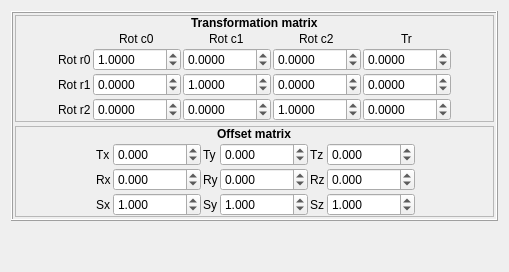
     <widget class="QWidget" name="tModel">
      <attribute name="title">
       <string>Model</string>
      </attribute>
      <layout class="QVBoxLayout" name="verticalLayout_5">
       <item>
        <widget class="QFrame" name="gbCloudSettings">
         <property name="maximumSize">
          <size>
           <width>16777215</width>
           <height>16777215</height>
          </size>
         </property>
         <property name="frameShape">
          <enum>QFrame::Box</enum>
         </property>
         <property name="frameShadow">
          <enum>QFrame::Raised</enum>
         </property>
         <layout class="QVBoxLayout" name="verticalLayout_4">
          <property name="spacing">
           <number>2</number>
          </property>
          <property name="leftMargin">
           <number>2</number>
          </property>
          <property name="topMargin">
           <number>2</number>
          </property>
          <property name="rightMargin">
           <number>2</number>
          </property>
          <property name="bottomMargin">
           <number>2</number>
          </property>
          <item>
           <widget class="QFrame" name="frame_7">
            <property name="frameShape">
             <enum>QFrame::StyledPanel</enum>
            </property>
            <property name="frameShadow">
             <enum>QFrame::Raised</enum>
            </property>
            <layout class="QGridLayout" name="gridLayout_8">
             <property name="leftMargin">
              <number>0</number>
             </property>
             <property name="topMargin">
              <number>0</number>
             </property>
             <property name="rightMargin">
              <number>0</number>
             </property>
             <property name="bottomMargin">
              <number>0</number>
             </property>
             <property name="spacing">
              <number>2</number>
             </property>
             <item row="2" column="6">
              <spacer name="horizontalSpacer_7">
               <property name="orientation">
                <enum>Qt::Horizontal</enum>
               </property>
               <property name="sizeHint" stdset="0">
                <size>
                 <width>40</width>
                 <height>20</height>
                </size>
               </property>
              </spacer>
             </item>
             <item row="1" column="3" alignment="Qt::AlignHCenter">
              <widget class="QLabel" name="label_47">
               <property name="text">
                <string>Rot c1</string>
               </property>
              </widget>
             </item>
             <item row="1" column="5" alignment="Qt::AlignHCenter">
              <widget class="QLabel" name="label_49">
               <property name="text">
                <string>Tr</string>
               </property>
              </widget>
             </item>
             <item row="1" column="4" alignment="Qt::AlignHCenter">
              <widget class="QLabel" name="label_48">
               <property name="text">
                <string>Rot c2</string>
               </property>
              </widget>
             </item>
             <item row="2" column="2">
              <widget class="QDoubleSpinBox" name="dsbT00">
               <property name="decimals">
                <number>4</number>
               </property>
               <property name="minimum">
                <double>-1000.000000000000000</double>
               </property>
               <property name="maximum">
                <double>1000.000000000000000</double>
               </property>
               <property name="singleStep">
                <double>0.100000000000000</double>
               </property>
               <property name="value">
                <double>1.000000000000000</double>
               </property>
              </widget>
             </item>
             <item row="3" column="2">
              <widget class="QDoubleSpinBox" name="dsbT10">
               <property name="decimals">
                <number>4</number>
               </property>
               <property name="minimum">
                <double>-1000.000000000000000</double>
               </property>
               <property name="maximum">
                <double>1000.000000000000000</double>
               </property>
               <property name="singleStep">
                <double>0.100000000000000</double>
               </property>
              </widget>
             </item>
             <item row="2" column="3">
              <widget class="QDoubleSpinBox" name="dsbT01">
               <property name="decimals">
                <number>4</number>
               </property>
               <property name="minimum">
                <double>-1000.000000000000000</double>
               </property>
               <property name="maximum">
                <double>1000.000000000000000</double>
               </property>
               <property name="singleStep">
                <double>0.100000000000000</double>
               </property>
              </widget>
             </item>
             <item row="2" column="4">
              <widget class="QDoubleSpinBox" name="dsbT02">
               <property name="decimals">
                <number>4</number>
               </property>
               <property name="minimum">
                <double>-1000.000000000000000</double>
               </property>
               <property name="maximum">
                <double>1000.000000000000000</double>
               </property>
               <property name="singleStep">
                <double>0.100000000000000</double>
               </property>
              </widget>
             </item>
             <item row="4" column="2">
              <widget class="QDoubleSpinBox" name="dsbT20">
               <property name="decimals">
                <number>4</number>
               </property>
               <property name="minimum">
                <double>-1000.000000000000000</double>
               </property>
               <property name="maximum">
                <double>1000.000000000000000</double>
               </property>
               <property name="singleStep">
                <double>0.100000000000000</double>
               </property>
              </widget>
             </item>
             <item row="3" column="4">
              <widget class="QDoubleSpinBox" name="dsbT12">
               <property name="decimals">
                <number>4</number>
               </property>
               <property name="minimum">
                <double>-1000.000000000000000</double>
               </property>
               <property name="maximum">
                <double>1000.000000000000000</double>
               </property>
               <property name="singleStep">
                <double>0.100000000000000</double>
               </property>
              </widget>
             </item>
             <item row="3" column="3">
              <widget class="QDoubleSpinBox" name="dsbT11">
               <property name="decimals">
                <number>4</number>
               </property>
               <property name="minimum">
                <double>-1000.000000000000000</double>
               </property>
               <property name="maximum">
                <double>1000.000000000000000</double>
               </property>
               <property name="singleStep">
                <double>0.100000000000000</double>
               </property>
               <property name="value">
                <double>1.000000000000000</double>
               </property>
              </widget>
             </item>
             <item row="4" column="5">
              <widget class="QDoubleSpinBox" name="dsbT23">
               <property name="decimals">
                <number>4</number>
               </property>
               <property name="minimum">
                <double>-1000.000000000000000</double>
               </property>
               <property name="maximum">
                <double>1000.000000000000000</double>
               </property>
               <property name="singleStep">
                <double>0.010000000000000</double>
               </property>
               <property name="value">
                <double>0.000000000000000</double>
               </property>
              </widget>
             </item>
             <item row="3" column="5">
              <widget class="QDoubleSpinBox" name="dsbT13">
               <property name="decimals">
                <number>4</number>
               </property>
               <property name="minimum">
                <double>-1000.000000000000000</double>
               </property>
               <property name="maximum">
                <double>1000.000000000000000</double>
               </property>
               <property name="singleStep">
                <double>0.010000000000000</double>
               </property>
               <property name="value">
                <double>0.000000000000000</double>
               </property>
              </widget>
             </item>
             <item row="4" column="3">
              <widget class="QDoubleSpinBox" name="dsbT21">
               <property name="decimals">
                <number>4</number>
               </property>
               <property name="minimum">
                <double>-1000.000000000000000</double>
               </property>
               <property name="maximum">
                <double>1000.000000000000000</double>
               </property>
               <property name="singleStep">
                <double>0.100000000000000</double>
               </property>
              </widget>
             </item>
             <item row="4" column="4">
              <widget class="QDoubleSpinBox" name="dsbT22">
               <property name="decimals">
                <number>4</number>
               </property>
               <property name="minimum">
                <double>-1000.000000000000000</double>
               </property>
               <property name="maximum">
                <double>1000.000000000000000</double>
               </property>
               <property name="singleStep">
                <double>0.100000000000000</double>
               </property>
               <property name="value">
                <double>1.000000000000000</double>
               </property>
              </widget>
             </item>
             <item row="2" column="1">
              <widget class="QLabel" name="label_43">
               <property name="text">
                <string>Rot r0</string>
               </property>
              </widget>
             </item>
             <item row="1" column="2" alignment="Qt::AlignHCenter">
              <widget class="QLabel" name="label_46">
               <property name="text">
                <string>Rot c0</string>
               </property>
              </widget>
             </item>
             <item row="3" column="1">
              <widget class="QLabel" name="label_44">
               <property name="text">
                <string>Rot r1</string>
               </property>
              </widget>
             </item>
             <item row="2" column="5">
              <widget class="QDoubleSpinBox" name="dsbT03">
               <property name="decimals">
                <number>4</number>
               </property>
               <property name="minimum">
                <double>-1000.000000000000000</double>
               </property>
               <property name="maximum">
                <double>1000.000000000000000</double>
               </property>
               <property name="singleStep">
                <double>0.010000000000000</double>
               </property>
               <property name="value">
                <double>0.000000000000000</double>
               </property>
              </widget>
             </item>
             <item row="2" column="0">
              <spacer name="horizontalSpacer_11">
               <property name="orientation">
                <enum>Qt::Horizontal</enum>
               </property>
               <property name="sizeHint" stdset="0">
                <size>
                 <width>40</width>
                 <height>20</height>
                </size>
               </property>
              </spacer>
             </item>
             <item row="0" column="0" colspan="7" alignment="Qt::AlignHCenter">
              <widget class="QLabel" name="label_42">
               <property name="text">
                <string>&lt;b&gt;Transformation matrix&lt;/b&gt;</string>
               </property>
              </widget>
             </item>
             <item row="4" column="1">
              <widget class="QLabel" name="label_45">
               <property name="text">
                <string>Rot r2</string>
               </property>
              </widget>
             </item>
            </layout>
           </widget>
          </item>
          <item>
           <widget class="Line" name="line_4">
            <property name="orientation">
             <enum>Qt::Vertical</enum>
            </property>
           </widget>
          </item>
          <item>
           <widget class="QFrame" name="frame_5">
            <property name="minimumSize">
             <size>
              <width>0</width>
              <height>0</height>
             </size>
            </property>
            <property name="frameShape">
             <enum>QFrame::StyledPanel</enum>
            </property>
            <property name="frameShadow">
             <enum>QFrame::Raised</enum>
            </property>
            <layout class="QGridLayout" name="gridLayout_6">
             <property name="leftMargin">
              <number>0</number>
             </property>
             <property name="topMargin">
              <number>0</number>
             </property>
             <property name="rightMargin">
              <number>0</number>
             </property>
             <property name="bottomMargin">
              <number>0</number>
             </property>
             <property name="spacing">
              <number>2</number>
             </property>
             <item row="2" column="3">
              <widget class="QDoubleSpinBox" name="dsbRx">
               <property name="enabled">
                <bool>true</bool>
               </property>
               <property name="decimals">
                <number>3</number>
               </property>
               <property name="minimum">
                <double>-10000.000000000000000</double>
               </property>
               <property name="maximum">
                <double>10000.000000000000000</double>
               </property>
               <property name="singleStep">
                <double>0.050000000000000</double>
               </property>
              </widget>
             </item>
             <item row="2" column="4">
              <widget class="QLabel" name="label_13">
               <property name="text">
                <string>Ry</string>
               </property>
              </widget>
             </item>
             <item row="2" column="2">
              <widget class="QLabel" name="label_8">
               <property name="text">
                <string>Rx</string>
               </property>
              </widget>
             </item>
             <item row="2" column="5">
              <widget class="QDoubleSpinBox" name="dsbRy">
               <property name="enabled">
                <bool>true</bool>
               </property>
               <property name="decimals">
                <number>3</number>
               </property>
               <property name="minimum">
                <double>-10000.000000000000000</double>
               </property>
               <property name="maximum">
                <double>10000.000000000000000</double>
               </property>
               <property name="singleStep">
                <double>0.050000000000000</double>
               </property>
               <property name="value">
                <double>0.000000000000000</double>
               </property>
              </widget>
             </item>
             <item row="2" column="6">
              <widget class="QLabel" name="label_22">
               <property name="text">
                <string>Rz</string>
               </property>
              </widget>
             </item>
             <item row="2" column="7">
              <widget class="QDoubleSpinBox" name="dsbRz">
               <property name="enabled">
                <bool>true</bool>
               </property>
               <property name="decimals">
                <number>3</number>
               </property>
               <property name="minimum">
                <double>-10000.000000000000000</double>
               </property>
               <property name="maximum">
                <double>10000.000000000000000</double>
               </property>
               <property name="singleStep">
                <double>0.050000000000000</double>
               </property>
              </widget>
             </item>
             <item row="2" column="1">
              <spacer name="horizontalSpacer_10">
               <property name="orientation">
                <enum>Qt::Horizontal</enum>
               </property>
               <property name="sizeHint" stdset="0">
                <size>
                 <width>40</width>
                 <height>20</height>
                </size>
               </property>
              </spacer>
             </item>
             <item row="2" column="8">
              <spacer name="horizontalSpacer_8">
               <property name="orientation">
                <enum>Qt::Horizontal</enum>
               </property>
               <property name="sizeHint" stdset="0">
                <size>
                 <width>40</width>
                 <height>20</height>
                </size>
               </property>
              </spacer>
             </item>
             <item row="0" column="0" colspan="9" alignment="Qt::AlignHCenter">
              <widget class="QLabel" name="label_16">
               <property name="enabled">
                <bool>true</bool>
               </property>
               <property name="text">
                <string>&lt;b&gt;Offset matrix&lt;/b&gt;</string>
               </property>
              </widget>
             </item>
             <item row="3" column="3">
              <widget class="QDoubleSpinBox" name="dsbSx">
               <property name="decimals">
                <number>3</number>
               </property>
               <property name="minimum">
                <double>-10000.000000000000000</double>
               </property>
               <property name="maximum">
                <double>10000.000000000000000</double>
               </property>
               <property name="singleStep">
                <double>0.001000000000000</double>
               </property>
               <property name="value">
                <double>1.000000000000000</double>
               </property>
              </widget>
             </item>
             <item row="3" column="5">
              <widget class="QDoubleSpinBox" name="dsbSy">
               <property name="decimals">
                <number>3</number>
               </property>
               <property name="minimum">
                <double>-10000.000000000000000</double>
               </property>
               <property name="maximum">
                <double>10000.000000000000000</double>
               </property>
               <property name="singleStep">
                <double>0.001000000000000</double>
               </property>
               <property name="value">
                <double>1.000000000000000</double>
               </property>
              </widget>
             </item>
             <item row="3" column="7">
              <widget class="QDoubleSpinBox" name="dsbSz">
               <property name="decimals">
                <number>3</number>
               </property>
               <property name="minimum">
                <double>-10000.000000000000000</double>
               </property>
               <property name="maximum">
                <double>10000.000000000000000</double>
               </property>
               <property name="singleStep">
                <double>0.001000000000000</double>
               </property>
               <property name="value">
                <double>1.000000000000000</double>
               </property>
              </widget>
             </item>
             <item row="3" column="2">
              <widget class="QLabel" name="label_14">
               <property name="text">
                <string>Sx</string>
               </property>
              </widget>
             </item>
             <item row="3" column="4">
              <widget class="QLabel" name="label_15">
               <property name="text">
                <string>Sy</string>
               </property>
              </widget>
             </item>
             <item row="3" column="6">
              <widget class="QLabel" name="label_57">
               <property name="text">
                <string>Sz</string>
               </property>
              </widget>
             </item>
             <item row="1" column="3">
              <widget class="QDoubleSpinBox" name="dsbTx">
               <property name="decimals">
                <number>3</number>
               </property>
               <property name="minimum">
                <double>-10000.000000000000000</double>
               </property>
               <property name="maximum">
                <double>10000.000000000000000</double>
               </property>
               <property name="singleStep">
                <double>0.001000000000000</double>
               </property>
              </widget>
             </item>
             <item row="1" column="5">
              <widget class="QDoubleSpinBox" name="dsbTy">
               <property name="decimals">
                <number>3</number>
               </property>
               <property name="minimum">
                <double>-10000.000000000000000</double>
               </property>
               <property name="maximum">
                <double>10000.000000000000000</double>
               </property>
               <property name="singleStep">
                <double>0.001000000000000</double>
               </property>
              </widget>
             </item>
             <item row="1" column="7">
              <widget class="QDoubleSpinBox" name="dsbTz">
               <property name="decimals">
                <number>3</number>
               </property>
               <property name="minimum">
                <double>-10000.000000000000000</double>
               </property>
               <property name="maximum">
                <double>10000.000000000000000</double>
               </property>
               <property name="singleStep">
                <double>0.001000000000000</double>
               </property>
              </widget>
             </item>
             <item row="1" column="2">
              <widget class="QLabel" name="label_58">
               <property name="text">
                <string>Tx</string>
               </property>
              </widget>
             </item>
             <item row="1" column="4">
              <widget class="QLabel" name="label_59">
               <property name="text">
                <string>Ty</string>
               </property>
              </widget>
             </item>
             <item row="1" column="6">
              <widget class="QLabel" name="label_60">
               <property name="text">
                <string>Tz</string>
               </property>
              </widget>
             </item>
            </layout>
           </widget>
          </item>
         </layout>
        </widget>
       </item>
       <item>
        <spacer name="verticalSpacer_3">
         <property name="orientation">
          <enum>Qt::Vertical</enum>
         </property>
         <property name="sizeHint" stdset="0">
          <size>
           <width>20</width>
           <height>40</height>
          </size>
         </property>
        </spacer>
       </item>
      </layout>
     </widget>
